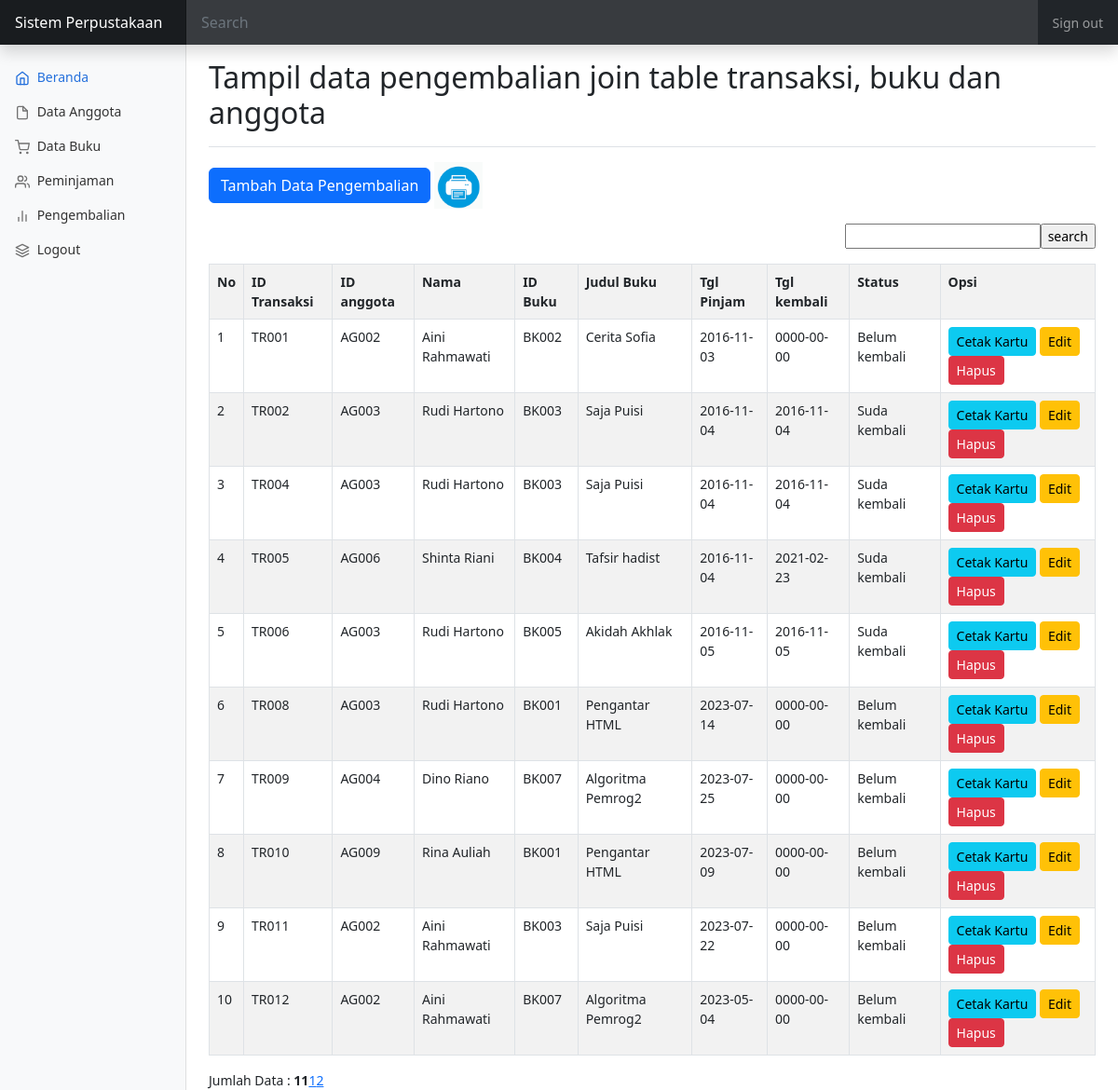
Screenshot of /index.php?p=pengembalian (signed in) with the database file from the repository.
### tables this page shows
CREATE TABLE `tbtransaksi` (
  `idtransaksi` varchar(5) NOT NULL,
  `idanggota` varchar(5) NOT NULL,
  `idbuku` varchar(5) NOT NULL,
  `tglpinjam` date NOT NULL,
  `tglkembali` date NOT NULL
);

CREATE TABLE `tbanggota` (
  `idanggota` varchar(5) NOT NULL,
  `foto` blob NOT NULL,
  `nama` varchar(30) NOT NULL,
  `jeniskelamin` varchar(10) NOT NULL,
  `alamat` varchar(40) NOT NULL,
  `status` varchar(20) NOT NULL
);

CREATE TABLE `tbbuku` (
  `idbuku` varchar(5) NOT NULL,
  `judulbuku` varchar(50) NOT NULL,
  `kategori` varchar(50) NOT NULL,
  `pengarang` varchar(40) NOT NULL,
  `penerbit` varchar(40) NOT NULL,
  `status` varchar(10) NOT NULL
);

### pages/pengembalian.php (the view, shortened to what this page needs)
<div class="d-flex justify-content-between flex-wrap flex-md-nowrap align-items-center pt-3 pb-2 mb-3 border-bottom">
    <h1 class="h2">Tampil data pengembalian join table transaksi, buku dan anggota</h1>
</div>
<p id="tombol-tambah-container"><a href="index.php?p=pengembalian-input" class="btn btn-primary">Tambah Data Pengembalian</a>
    <a target="_blank" href="pages/cetak.php"><img src="print.png" height="50px" height="50px"></a>
<FORM CLASS="form-inline" METHOD="POST">
    <div align="right">
        <form method=post><input type="text" name="pencarian"><input type="submit" name="search" value="search" class="tombol"></form>
</FORM>
</p>
<table class="table table-bordered table-striped">
    <tr>
        <th id="label-tampil-no">No</td>
        <th>ID Transaksi</th>
        <th>ID anggota</th>
        <th>Nama</th>
        <th>ID Buku</th>
        <th>Judul Buku</th>
        <th>Tgl Pinjam</th>
        <th>Tgl kembali</th>
        <th> Status</th>
        <th id="label-opsi">Opsi</th>
    </tr>
    <?php
    $batas = 10;
    extract($_GET);
    if (empty($hal)) {
        $posisi = 0;
        $hal = 1;
        $nomor = 1;
    } else {
        $posisi = ($hal - 1) * $batas;
        $nomor = $posisi + 1;
    }
    if ($_SERVER['REQUEST_METHOD'] == "POST") {
        $pencarian = trim(mysqli_real_escape_string($db, $_POST['pencarian']));
        if ($pencarian != "") {
            $sql = "SELECT tbtransaksi.idtransaksi, tbanggota.idanggota, tbanggota.nama, tbbuku.idbuku, tbbuku.judulbuku, tbtransaksi.tglpinjam, tbtransaksi.tglkembali
                    FROM tbtransaksi
                    INNER JOIN tbanggota ON tbtransaksi.idanggota=tbanggota.idanggota
                    INNER JOIN tbbuku ON tbtransaksi.idbuku=tbbuku.idbuku
                    WHERE tbanggota.nama LIKE '%$pencarian%'
                    OR idtransaksi LIKE '%$pencarian%'
                    OR idanggota LIKE '%$pencarian%'
                    OR idbuku LIKE '%$pencarian%'
                    OR tbbuku.judulbuku LIKE '%$pencarian%'
                    OR tglpinjam LIKE '%$pencarian%'";
            $query = $sql;
            $queryJml = $sql;
        } else {
            $query = "SELECT tbtransaksi.idtransaksi, tbanggota.idanggota, tbanggota.nama, tbbuku.idbuku, tbbuku.judulbuku, tbtransaksi.tglpinjam, tbtransaksi.tglkembali
            FROM tbtransaksi
            INNER JOIN tbanggota ON tbtransaksi.idanggota=tbanggota.idanggota
            INNER JOIN tbbuku ON tbtransaksi.idbuku=tbbuku.idbuku
             LIMIT $posisi, $batas";
            $queryJml = "SELECT tbtransaksi.idtransaksi, tbanggota.idanggota, tbanggota.nama, tbbuku.idbuku, tbbuku.judulbuku, tbtransaksi.tglpinjam, tbtransaksi.tglkembali
            FROM tbtransaksi
            INNER JOIN tbanggota ON tbtransaksi.idanggota=tbanggota.idanggota
            INNER JOIN tbbuku ON tbtransaksi.idbuku=tbbuku.idbuku";
            $no = $posisi * 1;
        }
    } else {
        $query = "SELECT tbtransaksi.idtransaksi, tbanggota.idanggota, tbanggota.nama, tbbuku.idbuku, tbbuku.judulbuku, tbtransaksi.tglpinjam, tbtransaksi.tglkembali
        FROM tbtransaksi
        INNER JOIN tbanggota ON tbtransaksi.idanggota=tbanggota.idanggota
        INNER JOIN tbbuku ON tbtransaksi.idbuku=tbbuku.idbuku
         LIMIT $posisi, $batas";
        $queryJml = "SELECT tbtransaksi.idtransaksi, tbanggota.idanggota, tbanggota.nama, tbbuku.idbuku, tbbuku.judulbuku, tbtransaksi.tglpinjam, tbtransaksi.tglkembali
        FROM tbtransaksi
        INNER JOIN tbanggota ON tbtransaksi.idanggota=tbanggota.idanggota
        INNER JOIN tbbuku ON tbtransaksi.idbuku=tbbuku.idbuku";
    }
    $q_tampil_anggota = mysqli_query($db, $query);
    if (mysqli_num_rows($q_tampil_anggota) > 0) {
        while ($r_tampil_anggota = mysqli_fetch_array($q_tampil_anggota)) {
    ?>
            <tr>
                <td><?php echo $nomor; ?></td>
                <td><?php echo $r_tampil_anggota['idtransaksi']; ?></td>
                <td><?php echo $r_tampil_anggota['idanggota']; ?></td>
                <td><?php echo $r_tampil_anggota['nama']; ?></td>
                <td><?php echo $r_tampil_anggota['idbuku']; ?></td>
                <td><?php echo $r_tampil_anggota['judulbuku']; ?></td>
                <td><?php echo $r_tampil_anggota['tglpinjam']; ?></td>
                <td><?php echo $r_tampil_anggota['tglkembali']; ?></td>
                <td><?php if ($r_tampil_anggota['tglkembali']== '0000-00-00') {
                    echo"Belum kembali";
                }else{
                    echo "Suda kembali";
                }
                ?></td>
                <td>
                    <a target="_blank" href="pages/cetak_kartu.php?id=<?php echo $r_tampil_anggota['idanggota']; ?>" class="btn btn-info btn-sm">Cetak Kartu</a>
                    <a href="index.php?p=pengembalian-edit&id=<?php echo $r_tampil_anggota['idtransaksi']; ?>" class="btn btn-warning btn-sm">Edit</a>
                    <a href="proses/pengembalian-hapus.php?id=<?php echo $r_tampil_anggota['idtransaksi']; ?>" onclick="return confirm ('Apakah Anda Yakin Akan Menghapus Data Ini?')" class="btn btn-danger btn-sm">Hapus</a>
                </td>
            </tr>
    <?php $nomor++;
        }
    } else {
        echo "<tr><td colspan=6>Data Tidak Ditemukan</td></tr>";
    } ?>
</table>
<?php
if (isset($_POST['pencarian'])) {
    if ($_POST['pencarian'] != '') {
        echo "<div style=\"float:left;\">";
        $jml = mysqli_num_rows(mysqli_query($db, $queryJml));
        echo "Data Hasil Pencarian: <b>$jml</b>";
        echo "</div>";
    }
} else { ?>
    <div style="float: left;">
        <?php
        $jml = mysqli_num_rows(mysqli_query($db, $queryJml));
        echo "Jumlah Data : <b>$jml</b>";
        ?>
    </div>
    <div class="pagination">
        <?php
        $jml_hal = ceil($jml / $batas);
        for ($i = 1; $i <= $jml_hal; $i++) {
            if ($i != $hal) {
                echo "<a href=\"?p=pengembalian&hal=$i\">$i</a>";
            } else {
                echo "<a class=\"active\">$i</a>";
            }
        }
        ?>
    </div>
<?php
}
?>

### dashboard.css (style rules this page uses)
body { font-size: .875rem; }

### rows the page displays
tbtransaksi: idtransaksi "TR001", idanggota.idanggota "AG002", idanggota.nama "Aini Rahmawati", idbuku.idbuku "BK002", idbuku.judulbuku "Cerita Sofia", tglpinjam "2016-11-03", tglkembali "0000-00-00", shows "Belum kembali"
tbtransaksi: idtransaksi "TR002", idanggota.idanggota "AG003", idanggota.nama "Rudi Hartono", idbuku.idbuku "BK003", idbuku.judulbuku "Saja Puisi", tglpinjam "2016-11-04", tglkembali "2016-11-04", shows "Suda kembali"
tbtransaksi: idtransaksi "TR004", idanggota.idanggota "AG003", idanggota.nama "Rudi Hartono", idbuku.idbuku "BK003", idbuku.judulbuku "Saja Puisi", tglpinjam "2016-11-04", tglkembali "2016-11-04", shows "Suda kembali"
tbtransaksi: idtransaksi "TR005", idanggota.idanggota "AG006", idanggota.nama "Shinta Riani", idbuku.idbuku "BK004", idbuku.judulbuku "Tafsir hadist", tglpinjam "2016-11-04", tglkembali "2021-02-23", shows "Suda kembali"
tbtransaksi: idtransaksi "TR006", idanggota.idanggota "AG003", idanggota.nama "Rudi Hartono", idbuku.idbuku "BK005", idbuku.judulbuku "Akidah Akhlak", tglpinjam "2016-11-05", tglkembali "2016-11-05", shows "Suda kembali"
tbtransaksi: idtransaksi "TR008", idanggota.idanggota "AG003", idanggota.nama "Rudi Hartono", idbuku.idbuku "BK001", idbuku.judulbuku "Pengantar HTML", tglpinjam "2023-07-14", tglkembali "0000-00-00", shows "Belum kembali"
tbtransaksi: idtransaksi "TR009", idanggota.idanggota "AG004", idanggota.nama "Dino Riano", idbuku.idbuku "BK007", idbuku.judulbuku "Algoritma Pemrog2", tglpinjam "2023-07-25", tglkembali "0000-00-00", shows "Belum kembali"
tbtransaksi: idtransaksi "TR010", idanggota.idanggota "AG009", idanggota.nama "Rina Auliah", idbuku.idbuku "BK001", idbuku.judulbuku "Pengantar HTML", tglpinjam "2023-07-09", tglkembali "0000-00-00", shows "Belum kembali"
tbtransaksi: idtransaksi "TR011", idanggota.idanggota "AG002", idanggota.nama "Aini Rahmawati", idbuku.idbuku "BK003", idbuku.judulbuku "Saja Puisi", tglpinjam "2023-07-22", tglkembali "0000-00-00", shows "Belum kembali"
tbtransaksi: idtransaksi "TR012", idanggota.idanggota "AG002", idanggota.nama "Aini Rahmawati", idbuku.idbuku "BK007", idbuku.judulbuku "Algoritma Pemrog2", tglpinjam "2023-05-04", tglkembali "0000-00-00", shows "Belum kembali"

### other values shown
$jml "11"
